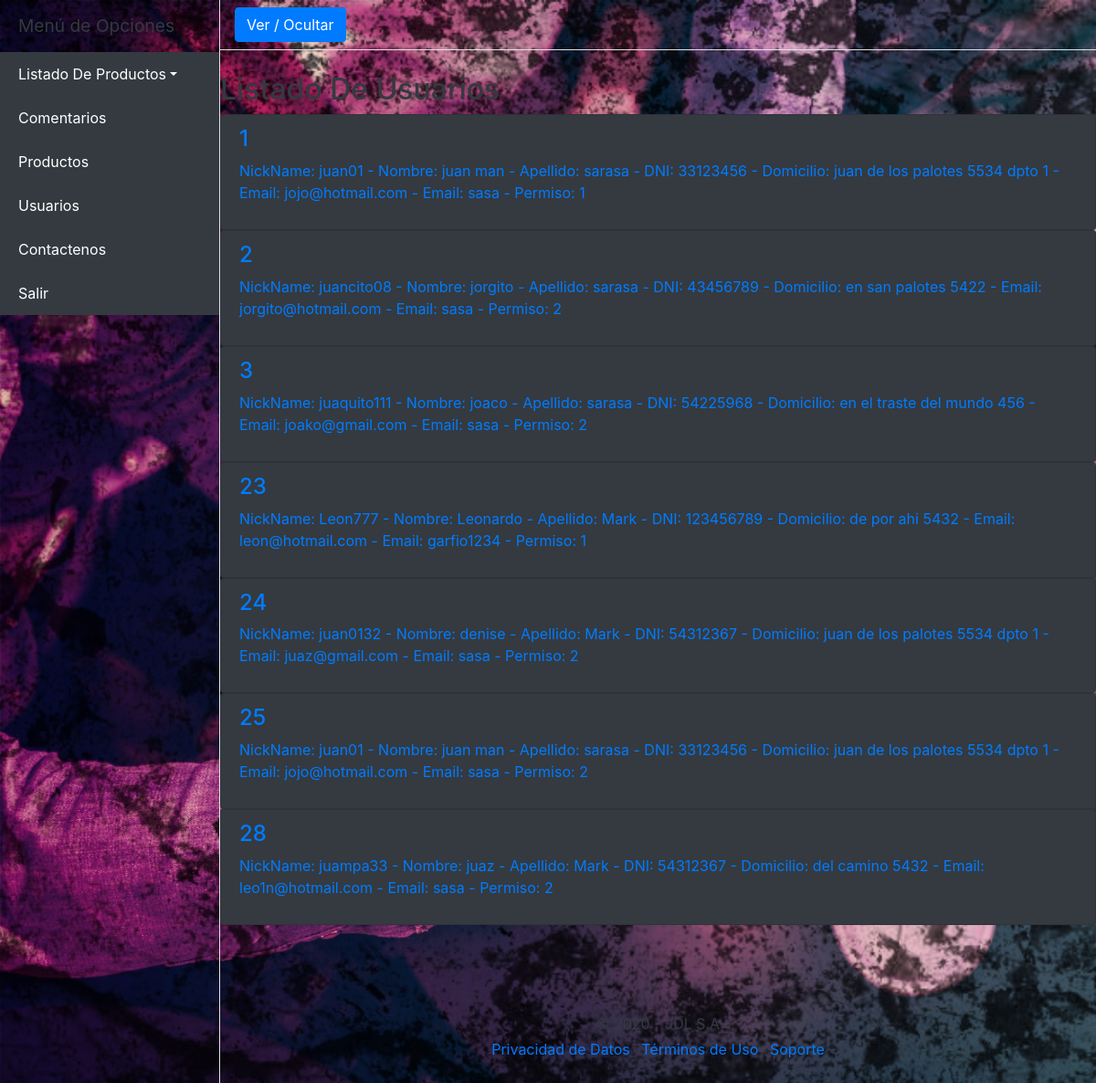
Screenshot of /usuarios/usuarios.php with the database file from the repository.
### tables this page shows
CREATE TABLE `usuarios` (
  `id_usuario` int(8) NOT NULL,
  `nickname_usuario` varchar(50) DEFAULT NULL,
  `nombre_usuario` varchar(30) DEFAULT NULL,
  `apellido_usuario` varchar(50) DEFAULT NULL,
  `dni_usuario` varchar(20) DEFAULT NULL,
  `domicilio_usuario` varchar(50) DEFAULT NULL,
  `email_usuario` varchar(50) DEFAULT NULL,
  `contraseña_usuario` varchar(15) DEFAULT NULL,
  `permiso_usuario` int(2) DEFAULT NULL
);

### mlibs/bodyu.php (the view, shortened to what this page needs)
<div class="d-flex" id="wrapper">
  <div class="bg-black border-right" id="sidebar-wrapper">
    <div class="sidebar-heading bg-black text-dark">Menú de Opciones</div>
      <div class="list-group list-group-flush">
        <a href="#pageSubmenu" data-toggle="collapse" aria-expanded="false" class="list-group-item list-group-item-action dropdown-toggle bg-dark text-white">Listado De Productos</a>
        <a href="../comentarios/" class="list-group-item list-group-item-action bg-dark text-white">Comentarios</a>
        <a href="../productos/" class="list-group-item list-group-item-action bg-dark text-white">Productos</a>
        <a href="../usuarios/" class="list-group-item list-group-item-action bg-dark text-white">Usuarios</a>
        <a href="../contacto/" class="list-group-item list-group-item-action bg-dark text-white">Contactenos</a>
        <a href="../" class="list-group-item list-group-item-action bg-dark text-white">Salir</a>
      </div>
    </div>
  <div id="page-content-wrapper align-self-center" >
    <nav class="navbar navbar-expand-lg navbar-light bg-black border-bottom">
      <button class="btn btn-primary" id="menu-toggle">Ver / Ocultar</button>
    </nav>
    <div class="mt-4 align-self-center text-left">
      <div class="mt-4 text-dark">
        <h2 class="mt-4">Listado De Usuarios</h2>
      </div>
      <div class="list-group">
      <?php
      	$long = count($usuarios);
      	for($i=0; $i< $long; $i++){
      ?>
	    <div class="list-group">
      <a 	<?php echo "href=modifica.php?id_usuario=".$usuarios[$i]['id_usuario'];?>
						 class="list-group-item bg-dark">
				<h4 class="list-group-item-heading"> <?php echo $usuarios[$i]['id_usuario'] ."";?> </h4>
				<p class="list-group-item-text"><?php 	echo "NickName: " . $usuarios[$i]['nickname_usuario'] ." - Nombre: ";
                            echo $usuarios[$i]['nombre_usuario'] ." - Apellido: ";
                            echo $usuarios[$i]['apellido_usuario'] ." - DNI: ";
                            echo $usuarios[$i]['dni_usuario'] ." - Domicilio: ";
                            echo $usuarios[$i]['domicilio_usuario'] ." - Email: ";
                            echo $usuarios[$i]['email_usuario'] ." - Email: ";
                            echo $usuarios[$i]['contraseña_usuario'] ." - Permiso: ";
                            echo $usuarios[$i]['permiso_usuario'] ."";
                            ?>
        </p>
			  </a>
      </div>
	    <?php  } ?>
    </div>
    <?php
      include "footer.php"
    ?>
  </div>
</div>

### libs/css/simple-sidebar.css (style rules this page uses)
body { overflow-x: hidden; }
#sidebar-wrapper { min-height: 100vh; margin-left: -15rem; -webkit-transition: margin .25s ease-out; -moz-transition: margin .25s ease-out; -o-transition: margin .25s ease-out; transition: margin .25s ease-out; }
#sidebar-wrapper .sidebar-heading { padding: 0.875rem 1.25rem; font-size: 1.2rem; }
#sidebar-wrapper .list-group { width: 15rem; }
@media (min-width: 768px) { #sidebar-wrapper { margin-left: 0; } }

### rows the page displays
usuarios: id_usuario "1", nickname_usuario "juan01", nombre_usuario "juan man", apellido_usuario "sarasa", dni_usuario "33123456", domicilio_usuario "juan de los palotes 5534 dpto 1", email_usuario "jojo@hotmail.com", contraseña_usuario "sasa", permiso_usuario "1"
usuarios: id_usuario "2", nickname_usuario "juancito08", nombre_usuario "jorgito", apellido_usuario "sarasa", dni_usuario "43456789", domicilio_usuario "en san palotes 5422", email_usuario "jorgito@hotmail.com", contraseña_usuario "sasa", permiso_usuario "2"
usuarios: id_usuario "3", nickname_usuario "juaquito111", nombre_usuario "joaco", apellido_usuario "sarasa", dni_usuario "54225968", domicilio_usuario "en el traste del mundo 456", email_usuario "joako@gmail.com", contraseña_usuario "sasa", permiso_usuario "2"
usuarios: id_usuario "23", nickname_usuario "Leon777", nombre_usuario "Leonardo", apellido_usuario "Mark", dni_usuario "123456789", domicilio_usuario "de por ahi 5432", email_usuario "leon@hotmail.com", contraseña_usuario "garfio1234", permiso_usuario "1"
usuarios: id_usuario "24", nickname_usuario "juan0132", nombre_usuario "denise", apellido_usuario "Mark", dni_usuario "54312367", domicilio_usuario "juan de los palotes 5534 dpto 1", email_usuario "juaz@gmail.com", contraseña_usuario "sasa", permiso_usuario "2"
usuarios: id_usuario "25", nickname_usuario "juan01", nombre_usuario "juan man", apellido_usuario "sarasa", dni_usuario "33123456", domicilio_usuario "juan de los palotes 5534 dpto 1", email_usuario "jojo@hotmail.com", contraseña_usuario "sasa", permiso_usuario "2"
usuarios: id_usuario "28", nickname_usuario "juampa33", nombre_usuario "juaz", apellido_usuario "Mark", dni_usuario "54312367", domicilio_usuario "del camino 5432", email_usuario "leo1n@hotmail.com", contraseña_usuario "sasa", permiso_usuario "2"
